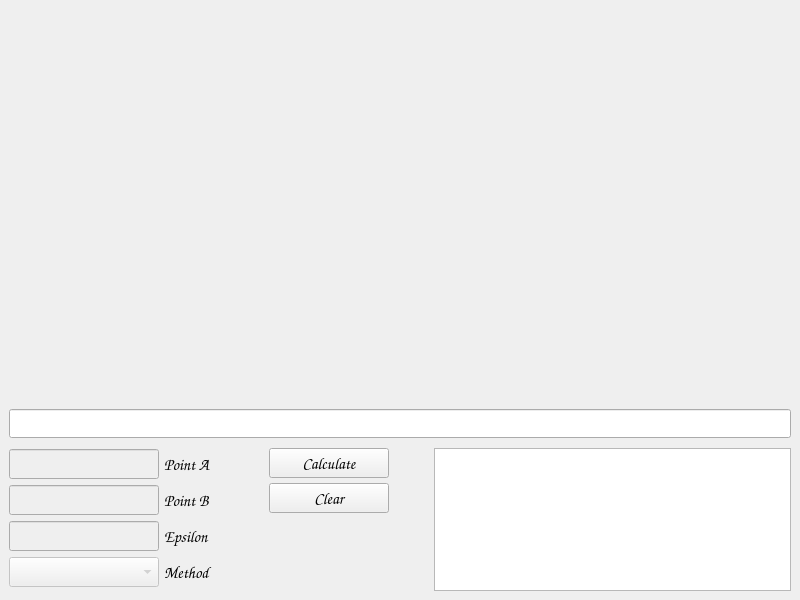
<?xml version="1.0" encoding="UTF-8"?>
<ui version="4.0">
 <class>MainWindow</class>
 <widget class="QMainWindow" name="MainWindow">
  <property name="geometry">
   <rect>
    <x>0</x>
    <y>0</y>
    <width>800</width>
    <height>600</height>
   </rect>
  </property>
  <property name="sizePolicy">
   <sizepolicy hsizetype="Preferred" vsizetype="Preferred">
    <horstretch>0</horstretch>
    <verstretch>0</verstretch>
   </sizepolicy>
  </property>
  <property name="minimumSize">
   <size>
    <width>800</width>
    <height>600</height>
   </size>
  </property>
  <property name="font">
   <font>
    <family>Comic Sans MS</family>
    <pointsize>12</pointsize>
   </font>
  </property>
  <property name="windowTitle">
   <string>Math</string>
  </property>
  <property name="windowIcon">
   <iconset>
    <normaloff>../build-app-Desktop_Qt_6_2_4_MSVC2019_64bit-Debug/icon.png</normaloff>../build-app-Desktop_Qt_6_2_4_MSVC2019_64bit-Debug/icon.png</iconset>
  </property>
  <widget class="QWidget" name="centralwidget">
   <property name="sizePolicy">
    <sizepolicy hsizetype="Expanding" vsizetype="Expanding">
     <horstretch>0</horstretch>
     <verstretch>0</verstretch>
    </sizepolicy>
   </property>
   <layout class="QVBoxLayout" name="verticalLayout_6" stretch="2,1,0">
    <property name="spacing">
     <number>5</number>
    </property>
    <item>
     <widget class="QCustomPlot" name="customPlotWidget" native="true">
      <property name="sizePolicy">
       <sizepolicy hsizetype="Preferred" vsizetype="Preferred">
        <horstretch>0</horstretch>
        <verstretch>0</verstretch>
       </sizepolicy>
      </property>
      <property name="minimumSize">
       <size>
        <width>0</width>
        <height>395</height>
       </size>
      </property>
     </widget>
    </item>
    <item>
     <widget class="QLineEdit" name="lineEditFunction">
      <property name="sizePolicy">
       <sizepolicy hsizetype="Expanding" vsizetype="Fixed">
        <horstretch>0</horstretch>
        <verstretch>0</verstretch>
       </sizepolicy>
      </property>
      <property name="maximumSize">
       <size>
        <width>16777215</width>
        <height>30</height>
       </size>
      </property>
      <property name="frame">
       <bool>true</bool>
      </property>
     </widget>
    </item>
    <item>
     <layout class="QHBoxLayout" name="layoutMenu">
      <property name="spacing">
       <number>5</number>
      </property>
      <property name="sizeConstraint">
       <enum>QLayout::SetDefaultConstraint</enum>
      </property>
      <property name="topMargin">
       <number>5</number>
      </property>
      <item>
       <layout class="QVBoxLayout" name="layoutInputs">
        <property name="spacing">
         <number>5</number>
        </property>
        <item>
         <widget class="QLineEdit" name="lineEditPointA">
          <property name="enabled">
           <bool>false</bool>
          </property>
          <property name="sizePolicy">
           <sizepolicy hsizetype="Fixed" vsizetype="Preferred">
            <horstretch>0</horstretch>
            <verstretch>0</verstretch>
           </sizepolicy>
          </property>
          <property name="minimumSize">
           <size>
            <width>150</width>
            <height>0</height>
           </size>
          </property>
          <property name="maximumSize">
           <size>
            <width>150</width>
            <height>30</height>
           </size>
          </property>
          <property name="readOnly">
           <bool>false</bool>
          </property>
         </widget>
        </item>
        <item>
         <widget class="QLineEdit" name="lineEditPointB">
          <property name="enabled">
           <bool>false</bool>
          </property>
          <property name="sizePolicy">
           <sizepolicy hsizetype="Fixed" vsizetype="Preferred">
            <horstretch>0</horstretch>
            <verstretch>0</verstretch>
           </sizepolicy>
          </property>
          <property name="minimumSize">
           <size>
            <width>150</width>
            <height>0</height>
           </size>
          </property>
          <property name="maximumSize">
           <size>
            <width>150</width>
            <height>30</height>
           </size>
          </property>
          <property name="readOnly">
           <bool>false</bool>
          </property>
         </widget>
        </item>
        <item>
         <widget class="QLineEdit" name="lineEditEpsilon">
          <property name="enabled">
           <bool>false</bool>
          </property>
          <property name="sizePolicy">
           <sizepolicy hsizetype="Fixed" vsizetype="Preferred">
            <horstretch>0</horstretch>
            <verstretch>0</verstretch>
           </sizepolicy>
          </property>
          <property name="minimumSize">
           <size>
            <width>150</width>
            <height>0</height>
           </size>
          </property>
          <property name="maximumSize">
           <size>
            <width>150</width>
            <height>30</height>
           </size>
          </property>
          <property name="text">
           <string/>
          </property>
          <property name="readOnly">
           <bool>false</bool>
          </property>
         </widget>
        </item>
        <item>
         <widget class="QComboBox" name="comboBoxMethod">
          <property name="enabled">
           <bool>false</bool>
          </property>
          <property name="sizePolicy">
           <sizepolicy hsizetype="Fixed" vsizetype="Preferred">
            <horstretch>0</horstretch>
            <verstretch>0</verstretch>
           </sizepolicy>
          </property>
          <property name="minimumSize">
           <size>
            <width>150</width>
            <height>0</height>
           </size>
          </property>
          <property name="maximumSize">
           <size>
            <width>150</width>
            <height>30</height>
           </size>
          </property>
         </widget>
        </item>
       </layout>
      </item>
      <item>
       <layout class="QVBoxLayout" name="layoutLabels">
        <property name="spacing">
         <number>5</number>
        </property>
        <item>
         <widget class="QLabel" name="labelPointA">
          <property name="sizePolicy">
           <sizepolicy hsizetype="Fixed" vsizetype="Preferred">
            <horstretch>0</horstretch>
            <verstretch>0</verstretch>
           </sizepolicy>
          </property>
          <property name="minimumSize">
           <size>
            <width>100</width>
            <height>0</height>
           </size>
          </property>
          <property name="maximumSize">
           <size>
            <width>100</width>
            <height>30</height>
           </size>
          </property>
          <property name="font">
           <font>
            <family>Comic Sans MS</family>
            <pointsize>12</pointsize>
           </font>
          </property>
          <property name="text">
           <string>Point A</string>
          </property>
         </widget>
        </item>
        <item>
         <widget class="QLabel" name="labelPointB">
          <property name="sizePolicy">
           <sizepolicy hsizetype="Fixed" vsizetype="Preferred">
            <horstretch>0</horstretch>
            <verstretch>0</verstretch>
           </sizepolicy>
          </property>
          <property name="minimumSize">
           <size>
            <width>100</width>
            <height>0</height>
           </size>
          </property>
          <property name="maximumSize">
           <size>
            <width>100</width>
            <height>30</height>
           </size>
          </property>
          <property name="font">
           <font>
            <family>Comic Sans MS</family>
            <pointsize>12</pointsize>
           </font>
          </property>
          <property name="text">
           <string>Point B</string>
          </property>
         </widget>
        </item>
        <item>
         <widget class="QLabel" name="labelEpsilon">
          <property name="sizePolicy">
           <sizepolicy hsizetype="Fixed" vsizetype="Preferred">
            <horstretch>0</horstretch>
            <verstretch>0</verstretch>
           </sizepolicy>
          </property>
          <property name="minimumSize">
           <size>
            <width>100</width>
            <height>0</height>
           </size>
          </property>
          <property name="maximumSize">
           <size>
            <width>100</width>
            <height>30</height>
           </size>
          </property>
          <property name="font">
           <font>
            <family>Comic Sans MS</family>
            <pointsize>12</pointsize>
           </font>
          </property>
          <property name="text">
           <string>Epsilon</string>
          </property>
         </widget>
        </item>
        <item>
         <widget class="QLabel" name="labelMethod">
          <property name="sizePolicy">
           <sizepolicy hsizetype="Fixed" vsizetype="Preferred">
            <horstretch>0</horstretch>
            <verstretch>0</verstretch>
           </sizepolicy>
          </property>
          <property name="minimumSize">
           <size>
            <width>100</width>
            <height>0</height>
           </size>
          </property>
          <property name="maximumSize">
           <size>
            <width>100</width>
            <height>30</height>
           </size>
          </property>
          <property name="font">
           <font>
            <family>Comic Sans MS</family>
            <pointsize>12</pointsize>
           </font>
          </property>
          <property name="text">
           <string>Method</string>
          </property>
         </widget>
        </item>
       </layout>
      </item>
      <item>
       <layout class="QVBoxLayout" name="layoutButtons" stretch="1,1,0">
        <property name="spacing">
         <number>5</number>
        </property>
        <item>
         <widget class="QPushButton" name="buttonCalcucate">
          <property name="enabled">
           <bool>true</bool>
          </property>
          <property name="sizePolicy">
           <sizepolicy hsizetype="Fixed" vsizetype="Preferred">
            <horstretch>0</horstretch>
            <verstretch>0</verstretch>
           </sizepolicy>
          </property>
          <property name="minimumSize">
           <size>
            <width>120</width>
            <height>0</height>
           </size>
          </property>
          <property name="maximumSize">
           <size>
            <width>120</width>
            <height>30</height>
           </size>
          </property>
          <property name="font">
           <font>
            <family>Comic Sans MS</family>
            <pointsize>12</pointsize>
           </font>
          </property>
          <property name="cursor">
           <cursorShape>PointingHandCursor</cursorShape>
          </property>
          <property name="text">
           <string>Calculate</string>
          </property>
          <property name="autoRepeat">
           <bool>false</bool>
          </property>
         </widget>
        </item>
        <item>
         <widget class="QPushButton" name="buttonClear">
          <property name="sizePolicy">
           <sizepolicy hsizetype="Fixed" vsizetype="Preferred">
            <horstretch>0</horstretch>
            <verstretch>0</verstretch>
           </sizepolicy>
          </property>
          <property name="minimumSize">
           <size>
            <width>120</width>
            <height>0</height>
           </size>
          </property>
          <property name="maximumSize">
           <size>
            <width>120</width>
            <height>30</height>
           </size>
          </property>
          <property name="font">
           <font>
            <family>Comic Sans MS</family>
            <pointsize>12</pointsize>
           </font>
          </property>
          <property name="cursor">
           <cursorShape>PointingHandCursor</cursorShape>
          </property>
          <property name="text">
           <string>Clear</string>
          </property>
         </widget>
        </item>
        <item>
         <spacer name="spacerButton0">
          <property name="orientation">
           <enum>Qt::Vertical</enum>
          </property>
          <property name="sizeType">
           <enum>QSizePolicy::Expanding</enum>
          </property>
          <property name="sizeHint" stdset="0">
           <size>
            <width>20</width>
            <height>40</height>
           </size>
          </property>
         </spacer>
        </item>
       </layout>
      </item>
      <item>
       <spacer name="spacerMenu">
        <property name="orientation">
         <enum>Qt::Horizontal</enum>
        </property>
        <property name="sizeType">
         <enum>QSizePolicy::Fixed</enum>
        </property>
        <property name="sizeHint" stdset="0">
         <size>
          <width>40</width>
          <height>20</height>
         </size>
        </property>
       </spacer>
      </item>
      <item>
       <widget class="QPlainTextEdit" name="plainTextEditResult">
        <property name="sizePolicy">
         <sizepolicy hsizetype="Expanding" vsizetype="Expanding">
          <horstretch>0</horstretch>
          <verstretch>0</verstretch>
         </sizepolicy>
        </property>
        <property name="minimumSize">
         <size>
          <width>300</width>
          <height>0</height>
         </size>
        </property>
        <property name="maximumSize">
         <size>
          <width>16777215</width>
          <height>145</height>
         </size>
        </property>
        <property name="lineWidth">
         <number>0</number>
        </property>
        <property name="sizeAdjustPolicy">
         <enum>QAbstractScrollArea::AdjustIgnored</enum>
        </property>
        <property name="readOnly">
         <bool>true</bool>
        </property>
       </widget>
      </item>
     </layout>
    </item>
   </layout>
  </widget>
 </widget>
 <customwidgets>
  <customwidget>
   <class>QCustomPlot</class>
   <extends>QWidget</extends>
   <header>qcustomplot.h</header>
   <container>1</container>
  </customwidget>
 </customwidgets>
 <tabstops>
  <tabstop>lineEditPointA</tabstop>
  <tabstop>lineEditEpsilon</tabstop>
  <tabstop>comboBoxMethod</tabstop>
  <tabstop>buttonCalcucate</tabstop>
  <tabstop>buttonClear</tabstop>
  <tabstop>plainTextEditResult</tabstop>
 </tabstops>
 <resources/>
 <connections/>
</ui>
